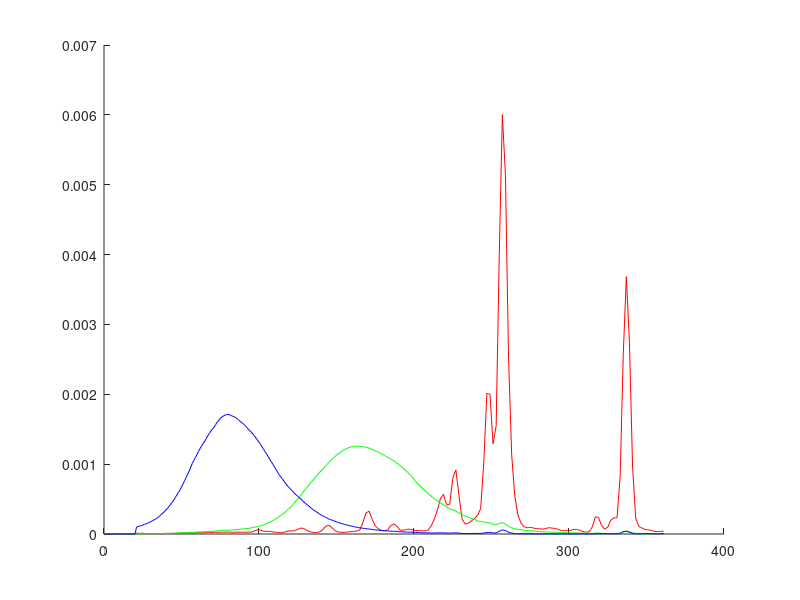

Write the MATLAB code that produced this figure. (Note: this script raises an error after producing the figure.)
%Zahi Kfir          200681476
%Haim Shalelashvili 200832780

function [ ] = Part1_Q2(  )
%Part1_Q2 : simulate a monitor

load ('HitachiGuns.mat');
load ('xyz.mat');

%% Part a

% Plot the 3 gun spectra in new window
figure('name','Part1_Q2: HitachiGuns spectra');
hold all;
plot(HitachiGuns(:,1),'r');
plot(HitachiGuns(:,2),'g');
plot(HitachiGuns(:,3),'b');

%% part b

%Plot the CIE-XYZ chromaticity diagram
ChromaticityDiagramFigure = Part1_Q1();
set(ChromaticityDiagramFigure,'Name','Part1_Q2: CIE-XYZ chromaticity diagram')
hold on;

%Calculate the xy values of each gun

%Finding the CIE-XYZ values
%each column shows the Tristimulus values of each gun
XYZ = xyz'*HitachiGuns;

%Converting this values to xyz

%Get the sum of X,Y,Z of each gun (sumXYZ = sum of each column)
sumXYZ = sum(XYZ,1);

%Calculation x y z values by dividing each Tristimulus value on the sum of
%them
myxyz = zeros(3,3);
for i=1:1:3
    myxyz(:,i) = XYZ(:,i)./sumXYZ(i);
end

%plot the values on the ChromaticityDiagram
plot(myxyz(1,:) , myxyz(2,:) , 'd' ,'Marker' , 'X','MarkerEdgeColor', 'black', 'MarkerSize', 14);





